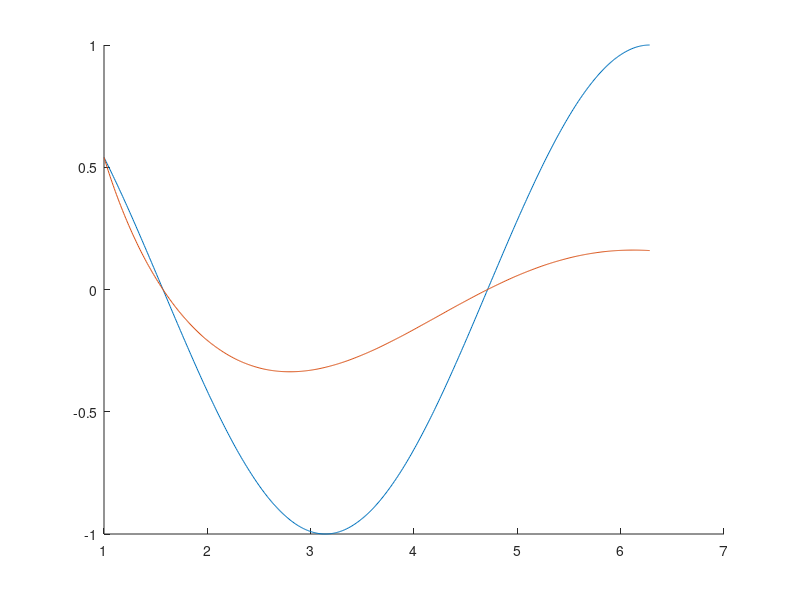
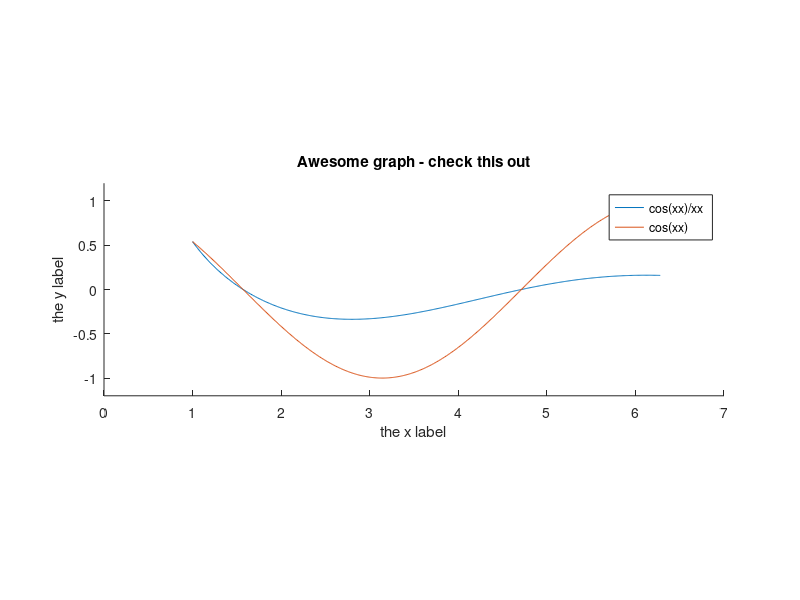

MATLAB code for these plots, in order:
%% Plotting and Publishing
% Today's topic is plotting and publishing scripts
%
% To start a new paragraph just put in a % line 
% with no text like the line 3 

%% Plotting 5 points
% Plot the points (1,1), (3,4), (5,8), (2,9), and (7,2)
% plot('xcoordinates', 'ycoordinates', 'specification string')
x = [ 1 3 5 2 7]
y = [1 4 8 9 2]
plot ( x, y)

%% Plot y = x^2
% Plotting another function. Use help to get all of the formatting options

help plot
% plot y = x^2 from 1 to 1000
x = [1 10 100 1000] % doesn't look good with only 4 points
y = x.^2
plot (x, y, 'r:v')

%% Plot with lots of points
xx = [1:1000]; % add ; to suppress the output 
yy = xx.^2; % use double letters to indicate lots of poitns
plot(xx,yy)


%% plot multiple sets of data two choices
% cos(xx) and cos(xx)/xx
xx = [1 : .01:  2*pi];
how_many_points = length(xx)
yy = cos(xx);
zz = cos(xx)./xx; % elementwise division
plot(xx, yy, 'r', xx, zz, 'b')

%% plot multiple sets of data with the hold on command 
clf %clear figure
% plot (xx, yy)
% plot (xx, zz) % this just overwrites the previous plot
% one plot per cell division unless you use the figure command
hold on
plot (xx, yy)
plot (xx, zz)
hold off

%% the figure command
% opens a new figure window
figure
plot (xx, zz)
figure(2) % you can use it to designate the active figure
plot (xx, zz)
hold on
plot (xx, yy)
hold off
plot ([1 2 3 ], [ 2 5 2]) % note matlab overwrites the last figure 

%% titles axis labels legends
figure (2)
clf
hold on
plot (xx, zz)
plot (xx, yy)
title( 'Awesome graph - check this out' )
xlabel('the x label')
ylabel('the y label')
legend('cos(xx)/xx ', 'cos(xx) ')
% help legend
% axis( [xmin, xmax, ymin, ymax ] )
axis( [0, 7, -0.2 ,0.2] )
axis( [0, 7, -1.2 ,1.2] )
axis square % makes the figure a square
axis equal % equal spacing between axis tick marks
hold off